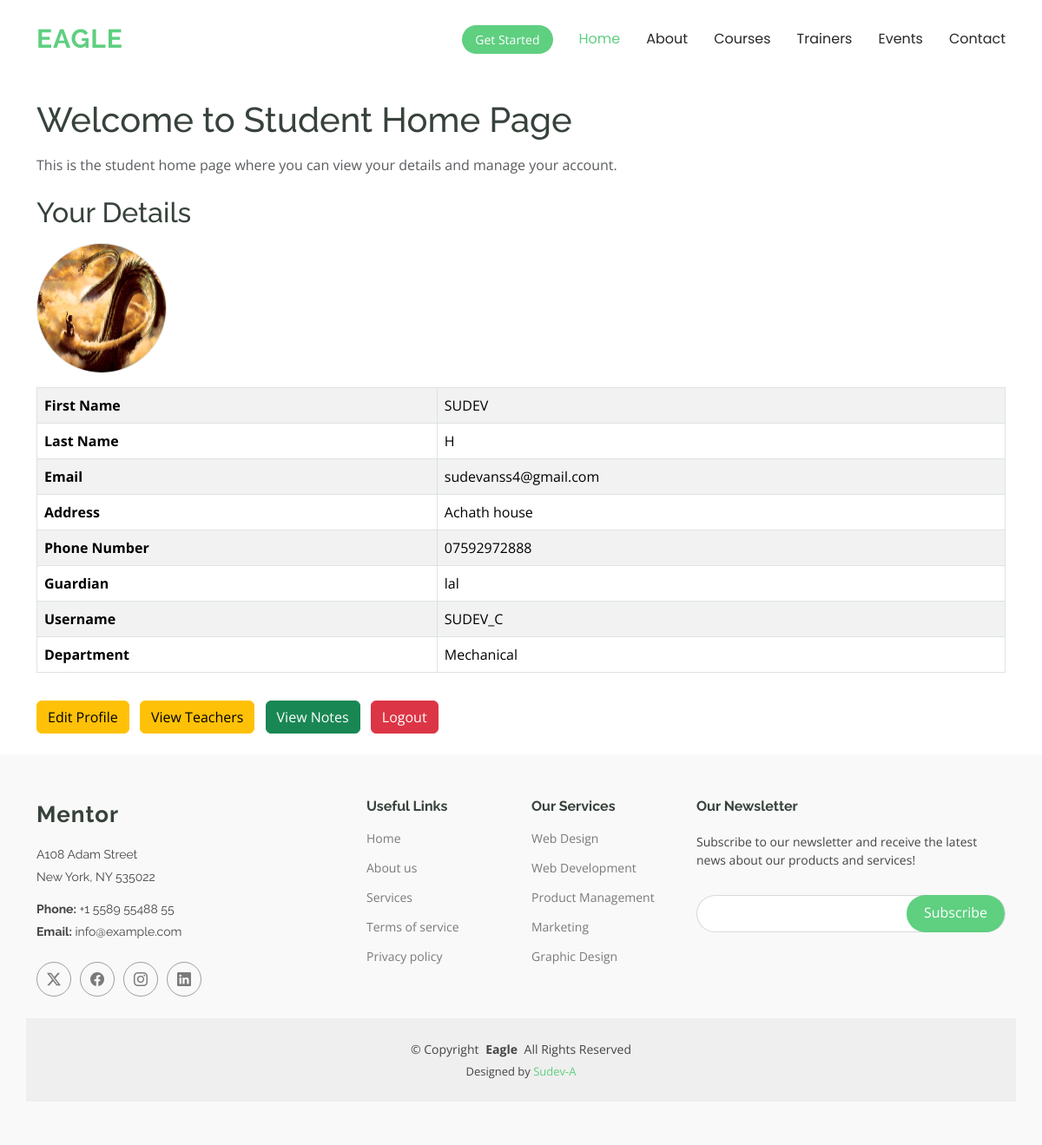
The app's page /student_h/ (signed in) with its own data.
### myapp/models.py (models this page shows, shortened)
class Student(models.Model):
    student_id = models.OneToOneField(User, on_delete=models.CASCADE, related_name="student_profile")
    guardian = models.CharField(max_length=100, null=True, blank=True)

class User(AbstractUser):
    USERTYPE_CHOICES = (
        ("Student", "Student"),
        ("Teacher", "Teacher"),
    )
    usertype = models.CharField(max_length=50, choices=USERTYPE_CHOICES)
    address = models.CharField(max_length=255, null=True, blank=True)
    phone_number = models.CharField(max_length=15, null=True, blank=True)
    department = models.ForeignKey(Department, on_delete=models.SET_NULL, null=True, blank=True)
    picture = models.ImageField(upload_to="profiles/", null=True, blank=True)

class Department(models.Model):
    department = models.CharField(max_length=100, unique=True)
    def __str__(self):
        return self.department

### myapp/views.py (the view)
# urls.py: path('student_h/', views.student_h, name='student_h'),
def student_h(request):
    if request.user.usertype != "Student":
        return HttpResponseForbidden("Access denied. Student only.")
    student = Student.objects.get(student_id=request.user.id)
    return render(request, 'student_h.html', {'student': student})

### myapp/templates/student_h.html (shortened to what this page needs)
{% load static %}
<!DOCTYPE html>
<html lang="en">
<head>
  <link href="{% static 'assets/vendor/bootstrap/css/bootstrap.min.css' %}" rel="stylesheet">
  <link href="{% static 'assets/vendor/bootstrap-icons/bootstrap-icons.css' %}" rel="stylesheet">
  <link href="{% static 'assets/vendor/aos/aos.css' %}" rel="stylesheet">
  <link href="{% static 'assets/vendor/glightbox/css/glightbox.min.css' %}" rel="stylesheet">
  <link href="{% static 'assets/vendor/swiper/swiper-bundle.min.css' %}" rel="stylesheet">
  <link href="{% static 'assets/css/main.css' %}" rel="stylesheet">
</head>
<body class="index-page">
  <header id="header" class="header d-flex align-items-center sticky-top">
    <div class="container-fluid container-xl position-relative d-flex align-items-center">
      <a href="#" class="logo d-flex align-items-center me-auto">
        <h1 class="sitename">Eagle</h1>
      </a>
      <nav id="navmenu" class="navmenu">
        <ul>
        {% block content1 %}
          <li><a href="#" class="active">Home<br></a></li>
          <li><a href="#">About</a></li>
          <li><a href="#">Courses</a></li>
          <li><a href="#">Trainers</a></li>
          <li><a href="#">Events</a></li>
          <li><a href="#">Contact</a></li>
        </ul>
      </nav>
      <a class="btn-getstarted" href="{% url 'login' %}">Get Started</a>
    </div>
  </header>
<body>
<main class="main">
    <section class="student-details-section py-4">
  <div class="container">
    <h1 class="mb-3">Welcome to Student Home Page</h1>
    <p class="text-muted">This is the student home page where you can view your details and manage your account.</p>
    <h2 class="mt-4 mb-3">Your Details</h2>
    {% if student.student_id.picture %}
      <img src="{{ student.student_id.picture.url }}" alt="Student Picture"
           class="rounded-circle border mb-3" width="150" height="150">
    {% else %}
      <p class="text-danger">No profile picture uploaded.</p>
    {% endif %}
    <div class="table-responsive">
      <table class="table table-bordered table-striped student-details-table">
        <tbody>
          <tr>
            <th>First Name</th>
            <td>{{ student.student_id.first_name }}</td>
          </tr>
          <tr>
            <th>Last Name</th>
            <td>{{ student.student_id.last_name }}</td>
          </tr>
          <tr>
            <th>Email</th>
            <td>{{ student.student_id.email }}</td>
          </tr>
          <tr>
            <th>Address</th>
            <td>{{ student.student_id.address }}</td>
          </tr>
          <tr>
            <th>Phone Number</th>
            <td>{{ student.student_id.phone_number }}</td>
          </tr>
          <tr>
            <th>Guardian</th>
            <td>{{ student.guardian }}</td>
          </tr>
          <tr>
            <th>Username</th>
            <td>{{ student.student_id.username }}</td>
          </tr>
          <tr>
            <th>Department</th>
            <td>{{ student.student_id.department }}</td>
          </tr>
        </tbody>
      </table>
    </div>
    <div class="mt-3">
      <a href="{% url 'student_edit' student.id %}" class="btn btn-warning me-2">Edit Profile</a>
      <a href="{% url 'view_teachers' %}" class="btn btn-warning me-2">View Teachers</a>
      <a href="{% url 'view_notes' %}" class="btn btn-success me-2">View Notes</a>
      <a href="{% url 'logout' %}" class="btn btn-danger">Logout</a>
    </div>
  </div>
</section>
  <footer id="footer" class="footer position-relative light-background">
    <div class="container footer-top">
      <div class="row gy-4">
        <div class="col-lg-4 col-md-6 footer-about">
          <a href="#" class="logo d-flex align-items-center">
            <span class="sitename">Mentor</span>
          </a>
          <div class="footer-contact pt-3">
            <p>A108 Adam Street</p>
            <p>New York, NY 535022</p>
            <p class="mt-3"><strong>Phone:</strong> <span>+1 5589 55488 55</span></p>
            <p><strong>Email:</strong> <span>info@example.com</span></p>
          </div>
          <div class="social-links d-flex mt-4">
            <a href=""><i class="bi bi-twitter-x"></i></a>
            <a href=""><i class="bi bi-facebook"></i></a>
            <a href=""><i class="bi bi-instagram"></i></a>
            <a href=""><i class="bi bi-linkedin"></i></a>
          </div>
        </div>
        <div class="col-lg-2 col-md-3 footer-links">
          <h4>Useful Links</h4>
          <ul>
            <li><a href="#">Home</a></li>
            <li><a href="#">About us</a></li>
            <li><a href="#">Services</a></li>
            <li><a href="#">Terms of service</a></li>
            <li><a href="#">Privacy policy</a></li>
          </ul>
        </div>
        <div class="col-lg-2 col-md-3 footer-links">
          <h4>Our Services</h4>
          <ul>
            <li><a href="#">Web Design</a></li>
            <li><a href="#">Web Development</a></li>
            <li><a href="#">Product Management</a></li>
            <li><a href="#">Marketing</a></li>
            <li><a href="#">Graphic Design</a></li>
          </ul>
        </div>
        <div class="col-lg-4 col-md-12 footer-newsletter">
          <h4>Our Newsletter</h4>
          <p>Subscribe to our newsletter and receive the latest news about our products and services!</p>
          <form action="forms/newsletter.php" method="post" class="php-email-form">
            <div class="newsletter-form"><input type="email" name="email"><input type="submit" value="Subscribe"></div>
          </form>
        </div>
      </div>
    </div>
    <div class="container copyright text-center mt-4">
      <p>© <span>Copyright</span> <strong class="px-1 sitename">Eagle</strong> <span>All Rights Reserved</span></p>
      <div class="credits">
        Designed by <a href="#">Sudev-A</a>
      </div>
    </div>
  </footer>
</body>
</html>

### records on screen
Student: student_id.picture (picture), student_id.first_name "SUDEV", student_id.last_name "H", student_id.email "sudevanss4@gmail.com", student_id.address "Achath house", student_id.phone_number "07592972888", guardian "lal", student_id.username "SUDEV_C", student_id.department "Mechanical"
